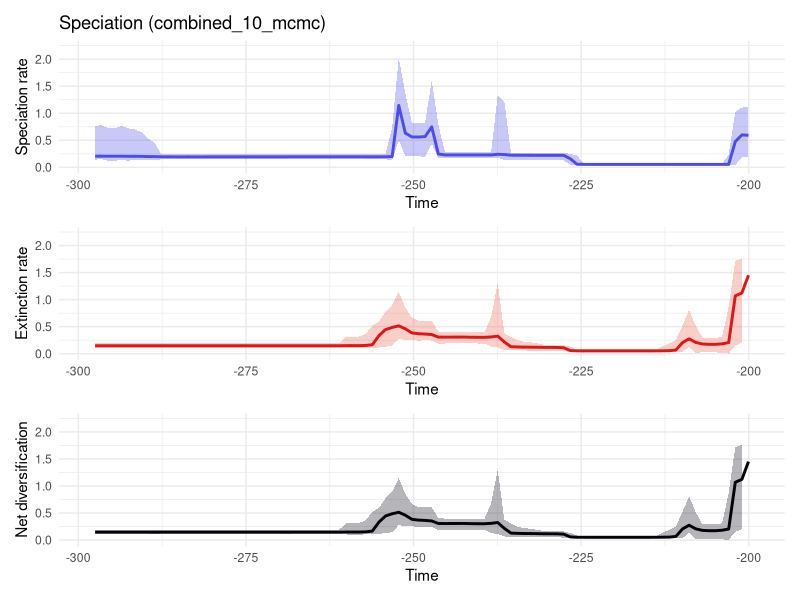

Write R code to recreate this figure.


# pdf(file='C:/Users/SimoesLabAdmin/Documents/BDNN_Arielli/updated_occurrence_analyses/model_2_and_5/200_its/reptilia_terr_200/RTT_plots_ggplot.pdf',width=10, height=15)
# par(mfrow=c(3,1))
library(scales)
library(ggplot2)
library(patchwork)


time=c(-200.03780429, -201.02219687000002,-202.00658944999998,-202.99098203,-203.97537461000002,-204.95976718999998,-205.94415977,-206.92855235000002,-207.91294492999998,-208.89733751,-209.88173009000002,-210.86612266999998,-211.85051525,-212.83490783000002,-213.81930040999998,-214.80369299,-215.78808557000002,-216.77247814999998,-217.75687073,-218.74126331000002,-219.72565588999998,-220.71004847,-221.69444105000002,-222.67883362999999,-223.66322621,-224.64761879000002,-225.63201137,-226.61640395,-227.60079653000003,-228.58518911,-229.56958169,-230.55397427000003,-231.53836685,-232.52275943,-233.50715201000003,-234.49154459,-235.47593717,-236.46032975000003,-237.44472233,-238.42911491,-239.41350749000003,-240.39790007,-241.38229265,-242.36668523000003,-243.35107781,-244.33547039,-245.31986297000003,-246.30425555,-247.28864813,-248.27304071000003,-249.25743329,-250.24182587,-251.22621845000003,-252.21061103,-253.19500361000001,-254.17939619000003,-255.16378877,-256.14818135,-257.13257393000004,-258.11696651,-259.10135909,-260.08575167000004,-261.07014425,-262.05453683,-263.03892941000004,-264.02332199,-265.00771457,-265.99210715000004,-266.97649973,-267.96089231,-268.94528489000004,-269.92967747,-270.91407005,-271.89846263000004,-272.88285521,-273.86724779,-274.85164037000004,-275.83603295,-276.82042553,-277.80481811,-278.78921069,-279.77360327,-280.75799585,-281.74238843,-282.72678101,-283.71117359,-284.69556617,-285.67995875,-286.66435133,-287.64874391,-288.63313649,-289.61752907,-290.60192165,-291.58631423,-292.57070681,-293.55509939,-294.53949197000003,-295.52388455,-296.50827713,-297.49266971000003)
rate=c(0.5926439436792744, 0.5994166840930135,0.47565930467940865,0.054572202458077035,0.054047178148066824,0.05402592250040769,0.05402592250040769,0.054019734119639076,0.054019734119639076,0.054019734119639076,0.054019734119639076,0.054019734119639076,0.054019734119639076,0.05402592250040769,0.05402592250040769,0.05402592250040769,0.05402592250040769,0.054047178148066824,0.05408013157157614,0.05408013157157614,0.05408013157157614,0.05408013157157614,0.054047178148066824,0.054047178148066824,0.054096045773197265,0.05434168169935509,0.05679080203730675,0.15898071971975147,0.22132741312540022,0.2217621099065975,0.2217621099065975,0.2217621099065975,0.2217621099065975,0.22228459549574686,0.2228367458730236,0.2234598783874448,0.22390973154347837,0.23655884888216744,0.24096064000769624,0.22932303671558532,0.22903096973793197,0.22903096973793197,0.22903096973793197,0.22903096973793197,0.22897199944779267,0.22892542139011565,0.2292793755232594,0.24639588794427836,0.7477960893964919,0.5686736139682211,0.5603097153727463,0.5608544488164101,0.6334786668439314,1.1447029375712836,0.19979394582027715,0.19483491008788326,0.19416277782888222,0.19416277782888222,0.1942258371864813,0.1943092803587197,0.19447663179351016,0.19447663179351016,0.1943092803587197,0.1943092803587197,0.1943092803587197,0.1943092803587197,0.1943092803587197,0.1943092803587197,0.1943092803587197,0.1943092803587197,0.1942258371864813,0.1942258371864813,0.1942258371864813,0.1942258371864813,0.1942258371864813,0.1942258371864813,0.1941701718848089,0.1941701718848089,0.19386667582383393,0.19386667582383393,0.19386667582383393,0.19386667582383393,0.19386667582383393,0.19335901266103722,0.1934950366360413,0.19386667582383393,0.1934950366360413,0.1934950366360413,0.1941701718848089,0.1949337494150855,0.19836766854579152,0.19960384637195402,0.2029794899065322,0.20375243305461543,0.20421585345523524,0.20529981328102792,0.2056128914876098,0.2058176738323412,0.20602601991758618,0.20639763877034512)
minHPD=c(0.189207012585791, 0.189207012585791,0.04122037162538658,0.03700510360945401,0.04213385486495058,0.04229169304910822,0.04229169304910822,0.04240652075903621,0.04240652075903621,0.04240652075903621,0.04240652075903621,0.04240652075903621,0.04256474135969562,0.04256474135969562,0.04256474135969562,0.04256474135969562,0.04256474135969562,0.04240652075903621,0.04256474135969562,0.04256474135969562,0.04256474135969562,0.04256474135969562,0.04229169304910822,0.04229169304910822,0.04229169304910822,0.03945090803196859,0.04018456204393873,0.04407140003826905,0.13026176564981926,0.13981701730927182,0.1420808067468857,0.1420808067468857,0.1420808067468857,0.13981701730927182,0.14219474095540374,0.14001391824725068,0.14140929308620315,0.13349908406541464,0.17530074837028464,0.16952835708973427,0.16952835708973427,0.16952835708973427,0.16952835708973427,0.16952835708973427,0.16952835708973427,0.16914923882712646,0.16914923882712646,0.16621984002217705,0.4356107751343739,0.19444153212378737,0.20457274699461667,0.20393651573757637,0.2006416942076844,0.5097197809139528,0.12588778248582297,0.14968382889732026,0.15321173829464127,0.15315978317752219,0.15321173829464127,0.15315978317752219,0.15315978317752219,0.15315978317752219,0.15315978317752219,0.15315978317752219,0.15315978317752219,0.15315978317752219,0.15315978317752219,0.15315978317752219,0.15315978317752219,0.1547380842312966,0.15606506126284492,0.15606506126284492,0.15606506126284492,0.15606506126284492,0.1547380842312966,0.1547380842312966,0.1547380842312966,0.15315978317752219,0.15321173829464127,0.15321173829464127,0.15321173829464127,0.15321173829464127,0.15321173829464127,0.15315978317752219,0.15315978317752219,0.15315978317752219,0.1519925922729084,0.1519925922729084,0.14968382889732026,0.14808982657335204,0.13378831482547512,0.14131982487237346,0.14296746716987227,0.14296746716987227,0.12010945830967923,0.14325102949058433,0.12010945830967923,0.12010945830967923,0.14929227549045676,0.14296746716987227)
maxHPD=c(1.1177083526624092, 1.1050023576506967,1.0246114607467558,0.23453504659613025,0.06745812045945095,0.06741053698368629,0.06741053698368629,0.06745812045945095,0.06745812045945095,0.06745812045945095,0.06745812045945095,0.06745812045945095,0.0676162249551028,0.0676162249551028,0.0676162249551028,0.0676162249551028,0.0676162249551028,0.06741053698368629,0.0676162249551028,0.0676162249551028,0.0676162249551028,0.0676162249551028,0.06741053698368629,0.06741053698368629,0.0676162249551028,0.07133732615172607,0.2190407221659854,0.24946398418726434,0.2667374614930765,0.2638081188696693,0.2638081188696693,0.26470343044029654,0.26470343044029654,0.26419808575145837,0.26706949976811384,0.268367108231895,0.27274932859925216,1.22199230885018,1.3331796621083527,0.2814265617074621,0.27743189306304733,0.27743189306304733,0.2773315906127192,0.27743189306304733,0.27743189306304733,0.27743189306304733,0.2814265617074621,0.7946544219110132,1.6056642539678814,0.8254556865577385,0.8208390952404256,0.8220840261535789,1.3694390999998023,2.0252435331055296,0.7372367510243043,0.2510557160482323,0.24614230792780376,0.24592660950983697,0.24614230792780376,0.24592660950983697,0.24592660950983697,0.24592660950983697,0.2456095945493301,0.2456095945493301,0.2456095945493301,0.2456095945493301,0.2456095945493301,0.2453000768999666,0.2453000768999666,0.24614230792780376,0.24741922643126213,0.24741922643126213,0.24741922643126213,0.24741922643126213,0.24614230792780376,0.24614230792780376,0.24614230792780376,0.2449019223038189,0.24614230792780376,0.24614230792780376,0.24614230792780376,0.24614230792780376,0.24614230792780376,0.24614230792780376,0.2467670001224083,0.2467670001224083,0.24614230792780376,0.24614230792780376,0.24614230792780376,0.25367894357862836,0.4533754797367284,0.5337607608913714,0.6507321427512921,0.7012038683841106,0.7218861926122726,0.7686343772204489,0.7218861926122726,0.7218861926122726,0.7737883673717304,0.7729777149017887)
# remove_na = !is.na(rate)
# time = time[remove_na]
# plot(time,time,type = 'n', ylim = c(0, 2.227767886416083), xlim = c(-297.984866,-199.545608), ylab = 'Speciation rate', xlab = 'Time',main='Speciation (combined_10_mcmc)' )
# polygon(c(time, rev(time)), c(maxHPD[remove_na], rev(minHPD[remove_na])), col = alpha('#4c4cec',0.3), border = NA)
# lines(time,rate[remove_na], col = '#4c4cec', lwd=2)
# Remove NA values
remove_na = !is.na(rate)
time_clean = time[remove_na]
rate_clean = rate[remove_na]
minHPD_clean = minHPD[remove_na]
maxHPD_clean = maxHPD[remove_na]

# Create data frame for ggplot
df <- data.frame(
  time = time_clean,
  rate = rate_clean,
  minHPD = minHPD_clean,
  maxHPD = maxHPD_clean
)

# Create the plot
spec_plot <- ggplot(df, aes(x = time)) +
    geom_ribbon(aes(ymin = minHPD, ymax = maxHPD), 
                fill = "#4c4cec", alpha = 0.3) +
    geom_line(aes(y = rate), 
                color = "#4c4cec", size = 1) +
    xlim(-297.984866, -199.545608) +
    ylim(0, 2.227767886416083) +
    labs(
        title = "Speciation (combined_10_mcmc)",
        x = "Time",
        y = "Speciation rate"
    ) +
    theme_minimal()


time=c(-200.03780429, -201.02219687000002,-202.00658944999998,-202.99098203,-203.97537461000002,-204.95976718999998,-205.94415977,-206.92855235000002,-207.91294492999998,-208.89733751,-209.88173009000002,-210.86612266999998,-211.85051525,-212.83490783000002,-213.81930040999998,-214.80369299,-215.78808557000002,-216.77247814999998,-217.75687073,-218.74126331000002,-219.72565588999998,-220.71004847,-221.69444105000002,-222.67883362999999,-223.66322621,-224.64761879000002,-225.63201137,-226.61640395,-227.60079653000003,-228.58518911,-229.56958169,-230.55397427000003,-231.53836685,-232.52275943,-233.50715201000003,-234.49154459,-235.47593717,-236.46032975000003,-237.44472233,-238.42911491,-239.41350749000003,-240.39790007,-241.38229265,-242.36668523000003,-243.35107781,-244.33547039,-245.31986297000003,-246.30425555,-247.28864813,-248.27304071000003,-249.25743329,-250.24182587,-251.22621845000003,-252.21061103,-253.19500361000001,-254.17939619000003,-255.16378877,-256.14818135,-257.13257393000004,-258.11696651,-259.10135909,-260.08575167000004,-261.07014425,-262.05453683,-263.03892941000004,-264.02332199,-265.00771457,-265.99210715000004,-266.97649973,-267.96089231,-268.94528489000004,-269.92967747,-270.91407005,-271.89846263000004,-272.88285521,-273.86724779,-274.85164037000004,-275.83603295,-276.82042553,-277.80481811,-278.78921069,-279.77360327,-280.75799585,-281.74238843,-282.72678101,-283.71117359,-284.69556617,-285.67995875,-286.66435133,-287.64874391,-288.63313649,-289.61752907,-290.60192165,-291.58631423,-292.57070681,-293.55509939,-294.53949197000003,-295.52388455,-296.50827713,-297.49266971000003)
rate=c(1.4513181940283086, 1.123182026452454,1.069932757535237,0.20547953987583398,0.18285282900678956,0.17366512040698928,0.17366512040698928,0.17998265819275688,0.2086320081589195,0.274897688923034,0.20587283535371714,0.06779713267718486,0.0556577709432393,0.05365122279340309,0.05233693267573771,0.052028278912489914,0.05193819095515945,0.05193819095515945,0.051918465592544906,0.051918465592544906,0.05190570821439454,0.0518593671724379,0.051882528519396856,0.05189121632673603,0.051918465592544906,0.05204450033158703,0.052509219447026995,0.058773709652258824,0.10942336239383589,0.11554399013597277,0.11680944521274553,0.11707383705545117,0.11964530354044198,0.12097114630403917,0.12211266979981544,0.12485568714428563,0.12959212242169266,0.21745411347927246,0.3249863719697613,0.3098593436000344,0.302956026601162,0.30307572126375737,0.304156989425348,0.30758758393322266,0.30726404913663424,0.306946553908243,0.306616619824331,0.3073918210212383,0.3540912317101703,0.36397832007488023,0.36960755148431534,0.38441529000565666,0.45979618683587253,0.5149625983593931,0.48658191790508887,0.44631258161264187,0.33305806438396834,0.16620079525882817,0.15313074487024575,0.1494672763801295,0.14930068787088024,0.14916715009206327,0.14732178302845578,0.14707467763222193,0.14704167762453943,0.14700033616025165,0.14700033616025165,0.1469796149883134,0.14696792151943466,0.14696792151943466,0.14694405561874616,0.14696792151943466,0.14696792151943466,0.14696792151943466,0.1469796149883134,0.14700033616025165,0.14700033616025165,0.14700033616025165,0.14700033616025165,0.14700033616025165,0.14700033616025165,0.14700033616025165,0.14700033616025165,0.14700033616025165,0.14700033616025165,0.14700033616025165,0.14700033616025165,0.1469796149883134,0.14696792151943466,0.14696792151943466,0.14694405561874616,0.14696792151943466,0.14696792151943466,0.14696792151943466,0.14696792151943466,0.14700033616025165,0.14700033616025165,0.14701878546254743,0.14701878546254743,0.14707467763222193)
minHPD=c(0.6551053650656252, 0.20163268964945869,0.15375553735525943,0.0022432627034918245,0.01433438478222505,0.025148625291573863,0.026118395415251308,0.02912265713819291,0.008870027817481302,0.1346715903082921,0.03634373667466093,0.035191498923809905,0.03157295398387625,0.03157295398387625,0.03575580848072105,0.03575580848072105,0.035845269799407095,0.0358537991633963,0.035845269799407095,0.035845269799407095,0.035845269799407095,0.035845269799407095,0.03575580848072105,0.035191498923809905,0.03575580848072105,0.03575580848072105,0.035191498923809905,0.03626633744415542,0.0449839432788259,0.05159996722060668,0.05527736388996696,0.05527736388996696,0.0537630719670398,0.05612856452574268,0.06097522135240824,0.06097522135240824,0.06309573575816203,0.0672154103358127,0.11538666942551676,0.12861271654320786,0.18860975156553939,0.18878555215058296,0.1925587372531167,0.1925587372531167,0.1925587372531167,0.1925587372531167,0.18860975156553939,0.18860975156553939,0.24367507464942592,0.24817166133067722,0.2423364819875501,0.2551571614026877,0.2562773307611367,0.2776386910108485,0.14462886080115978,0.12958576754198675,0.11465656315649736,0.10849443347556281,0.10635598883304694,0.09936882948247226,0.09780597084103816,0.10505782155953296,0.10635598883304694,0.10942513974792045,0.10720308035998743,0.10849443347556281,0.10849443347556281,0.10849443347556281,0.10849443347556281,0.10849443347556281,0.10720308035998743,0.10720308035998743,0.10720308035998743,0.10720308035998743,0.10849443347556281,0.10849443347556281,0.10849443347556281,0.10849443347556281,0.10849443347556281,0.10849443347556281,0.10849443347556281,0.10849443347556281,0.10849443347556281,0.10849443347556281,0.10849443347556281,0.10849443347556281,0.10849443347556281,0.10942513974792045,0.10849443347556281,0.10849443347556281,0.10720308035998743,0.10942513974792045,0.10942513974792045,0.10942513974792045,0.10942513974792045,0.10849443347556281,0.10849443347556281,0.10759883040094012,0.10759883040094012,0.10720308035998743)
maxHPD=c(5.21547503976213, 1.761091718574314,1.7192957171167846,0.8735674826474104,0.31225951824830545,0.2899820450905669,0.28861088119877765,0.29710226998064443,0.5152659542632932,0.8129709767059118,0.5234242052268981,0.25225802197246683,0.19158866358917498,0.13691267300507234,0.08105887354856349,0.080479131521042,0.07976901712938643,0.07976901712938643,0.07970042750250121,0.07970042750250121,0.07970042750250121,0.07970042750250121,0.07976901712938643,0.07976901712938643,0.08065876948327078,0.08130270364175823,0.08466249237419757,0.1309782081599478,0.1592983400062527,0.16709256029517908,0.16709256029517908,0.16709256029517908,0.19037737294600046,0.2105102311698382,0.22113033264215218,0.2513359218796794,0.3111432424856362,0.37573236437536467,1.3044570254890901,0.6814133480977755,0.3982225600843759,0.3966589434792589,0.3966589434792589,0.3966589434792589,0.3966589434792589,0.3982225600843759,0.3966589434792589,0.41236892951185805,0.6058848025246404,0.6073754998882105,0.6105448446987464,0.665093771526159,0.8514155879275602,1.1479400969033287,0.8992175114053513,0.7779683015176323,0.5932206939784465,0.5219183429806411,0.3678271254071667,0.3159526559068605,0.3074794973233374,0.31090657544889183,0.1946127930323371,0.1946127930323371,0.1919886386747298,0.19290104964932725,0.19290104964932725,0.19290104964932725,0.19290104964932725,0.19290104964932725,0.1919886386747298,0.1919886386747298,0.1919886386747298,0.1919886386747298,0.19290104964932725,0.19290104964932725,0.19290104964932725,0.19290104964932725,0.19290104964932725,0.19290104964932725,0.19290104964932725,0.19290104964932725,0.19290104964932725,0.19290104964932725,0.19290104964932725,0.19290104964932725,0.19290104964932725,0.19352492028264917,0.19290104964932725,0.19290104964932725,0.1919886386747298,0.1946127930323371,0.1946127930323371,0.1949324440928622,0.1949324440928622,0.1946127930323371,0.1946127930323371,0.1946127930323371,0.1949324440928622,0.1946127930323371)
# remove_na = !is.na(rate)
# time = time[remove_na]
# plot(time,time,type = 'n', ylim = c(0, 5.737022543738344), xlim = c(-297.984866,-199.545608), ylab = 'Extinction rate', xlab = 'Time',main='Extinction' )
# polygon(c(time, rev(time)), c(maxHPD[remove_na], rev(minHPD[remove_na])), col = alpha('#e34a33',0.3), border = NA)
# lines(time,rate[remove_na], col = '#e34a33', lwd=2)
# Remove NA values
remove_na = !is.na(rate)
time_clean = time[remove_na]
rate_clean = rate[remove_na]
minHPD_clean = minHPD[remove_na]
maxHPD_clean = maxHPD[remove_na]

# Create data frame for ggplot
df <- data.frame(
  time = time_clean,
  rate = rate_clean,
  minHPD = minHPD_clean,
  maxHPD = maxHPD_clean
)

# Create the plot
ext_plot <- ggplot(df, aes(x = time)) +
    geom_ribbon(aes(ymin = minHPD, ymax = maxHPD), 
                fill = "#ec644c", alpha = 0.3) +
    geom_line(aes(y = rate), 
                color = "#dd1616", size = 1) +
    xlim(-297.984866, -199.545608) +
    ylim(0, 2.227767886416083) +
    labs(
        x = "Time",
        y = "Extinction rate"
    ) +
    theme_minimal()

#Net Diversification Rate
time=c(-200.03780429, -201.02219687000002,-202.00658944999998,-202.99098203,-203.97537461000002,-204.95976718999998,-205.94415977,-206.92855235000002,-207.91294492999998,-208.89733751,-209.88173009000002,-210.86612266999998,-211.85051525,-212.83490783000002,-213.81930040999998,-214.80369299,-215.78808557000002,-216.77247814999998,-217.75687073,-218.74126331000002,-219.72565588999998,-220.71004847,-221.69444105000002,-222.67883362999999,-223.66322621,-224.64761879000002,-225.63201137,-226.61640395,-227.60079653000003,-228.58518911,-229.56958169,-230.55397427000003,-231.53836685,-232.52275943,-233.50715201000003,-234.49154459,-235.47593717,-236.46032975000003,-237.44472233,-238.42911491,-239.41350749000003,-240.39790007,-241.38229265,-242.36668523000003,-243.35107781,-244.33547039,-245.31986297000003,-246.30425555,-247.28864813,-248.27304071000003,-249.25743329,-250.24182587,-251.22621845000003,-252.21061103,-253.19500361000001,-254.17939619000003,-255.16378877,-256.14818135,-257.13257393000004,-258.11696651,-259.10135909,-260.08575167000004,-261.07014425,-262.05453683,-263.03892941000004,-264.02332199,-265.00771457,-265.99210715000004,-266.97649973,-267.96089231,-268.94528489000004,-269.92967747,-270.91407005,-271.89846263000004,-272.88285521,-273.86724779,-274.85164037000004,-275.83603295,-276.82042553,-277.80481811,-278.78921069,-279.77360327,-280.75799585,-281.74238843,-282.72678101,-283.71117359,-284.69556617,-285.67995875,-286.66435133,-287.64874391,-288.63313649,-289.61752907,-290.60192165,-291.58631423,-292.57070681,-293.55509939,-294.53949197000003,-295.52388455,-296.50827713,-297.49266971000003)
net_rate=c(-1.4711686389163492, -0.4213541362648571,-0.496475365892221,-0.1970692442714188,-0.12128273129161443,-0.10862527765308272,-0.10802484307633571,-0.11260617503543206,-0.1678963001947266,-0.3283855286063901,-0.16063234897524178,-0.0574885991502587,-0.019525000375667928,-0.007687596070397574,-0.0015351717609583709,-0.0007406296303700708,-0.0005111491338056478,-0.0004768885013130436,-0.00040815766396817707,-0.00040815766396817707,-0.0003945325817548483,-0.00028005168124868216,-0.0003536826562128942,-0.0003724147945445524,-0.00014818746084087136,0.0030828244471011244,0.02480966418042423,0.0716922816888461,0.109618496461407,0.1029411730525341,0.10159530904484822,0.1005495630409026,0.09479413111713328,0.09207496473116428,0.09146888266556592,0.08192347782064986,0.06397356439515114,0.1595460809752584,0.0016212941998127763,-0.10510672548308732,-0.0664825656159875,-0.06680385778328125,-0.06885544011281103,-0.07711230770528095,-0.07479131949654146,-0.0717952269963957,-0.06828409128290047,0.08441158174023213,0.5057913991087086,0.13632504659281014,0.12117261957205072,0.10617351436459774,0.190065277182397,0.5903595844753495,-0.22757098394501124,-0.2446396008016828,-0.12589364326762295,-0.041823524799591776,0.01729442925908683,0.03354511983155768,0.03526315741454977,0.03577068318416229,0.04478384319664414,0.04674018889710137,0.04708274512653766,0.047207112118290324,0.047207112118290324,0.04740312418547677,0.047501491889731184,0.04758063217503579,0.0474267964177659,0.04740403236826106,0.04740403236826106,0.04740403236826106,0.04730384913444655,0.047208501617706844,0.04720950783758012,0.047112396469366186,0.04675832444101985,0.04675832444101985,0.0467572849592963,0.04681315098918542,0.04681315098918542,0.04663617461011256,0.04693662599220421,0.04708671467116396,0.046832769953510045,0.04695045816281435,0.04805345606321177,0.050419184543158226,0.07238977573459318,0.08690021228969791,0.11604622944253494,0.12649580738852154,0.131501222777361,0.13249297107371996,0.13249999570623572,0.13234111866076567,0.13400425948317804,0.1373061028647097)
net_minHPD=c(-4.910522391251147, -1.1556335700165472,-1.556969078496705,-0.9148723147174975,-0.26482490331274566,-0.24170127280185796,-0.24161046395733526,-0.24172766404950297,-0.4595852313188813,-0.7694142340448179,-0.4711247698518556,-0.19825286050745822,-0.13733709656495846,-0.0733993389264811,-0.03162746088960571,-0.028815050175179623,-0.028192540389239566,-0.028192540389239566,-0.028192540389239566,-0.028192540389239566,-0.028192540389239566,-0.028192540389239566,-0.028815050175179623,-0.028815050175179623,-0.032434100801879286,-0.03649664126226125,-0.03561652795647744,-0.06624191942089341,0.001715825651947167,0.009133681484758821,0.016909424022539532,0.015569203006585597,-0.0005845662928418982,-0.007901350106862493,-0.017948977010460665,-0.0551568346274415,-0.09979256215979998,-0.18616914338016458,-0.4774003710923366,-0.537068616333583,-0.17119372512633121,-0.17084676908467145,-0.17084676908467145,-0.17119372512633121,-0.17119372512633121,-0.17119372512633121,-0.18002902176205382,-0.18578649503331363,-0.05364934990002712,-0.2617739985174801,-0.2555311511974539,-0.3401395451220679,-0.37218757641889144,-0.25217557410961133,-0.7739690647743768,-0.6319953660489047,-0.403850782705433,-0.3167920229025921,-0.1767149260993991,-0.11448673959656466,-0.11052297082012796,-0.10625151125612253,-0.01535233644080744,-0.017215461175968422,-0.01535233644080744,-0.01535233644080744,-0.01535233644080744,-0.01535233644080744,-0.01535233644080744,-0.01535233644080744,-0.01535233644080744,-0.01535233644080744,-0.01535233644080744,-0.01535233644080744,-0.01535233644080744,-0.01535233644080744,-0.01535233644080744,-0.01535233644080744,-0.017215461175968422,-0.017215461175968422,-0.017215461175968422,-0.017215461175968422,-0.017215461175968422,-0.017215461175968422,-0.01535233644080744,-0.01535233644080744,-0.015110114634514754,-0.015110114634514754,-0.01535233644080744,-0.01892137276989811,-0.04504498242952054,-0.03299931919591914,-0.05532835364280134,-0.05532835364280134,-0.03299931919591914,-0.03299931919591914,-0.022515235382353366,-0.04391222801269021,-0.03299931919591914,-0.05532835364280134)
net_maxHPD=c(0.08806191140634467, 0.4018581590857185,0.44834088890874585,0.13128185386013344,0.03940972787788366,0.02345848559533098,0.021741091062051063,0.023558143096749664,0.04581410993871719,-0.08514370527308573,0.020343045817017402,0.019791024187886995,0.025419643600562168,0.0349609265939445,0.02157224190215208,0.023210943781979826,0.023069028707079137,0.023069028707079137,0.023069028707079137,0.023069028707079137,0.023069028707079137,0.023069028707079137,0.022854365815881586,0.023210943781979826,0.02157224190215208,0.029966069000759092,0.17889745308496063,0.20203419376676873,0.19843327398408936,0.18794366958747777,0.18878170898152932,0.19086837928939032,0.1760901399512875,0.1760901399512875,0.1725472096890029,0.1725472096890029,0.18182257309456154,1.1095635155821746,0.9450963936026486,0.10849242232358061,0.045178510684415335,0.045178510684415335,0.04239561063212538,0.04058683963430379,0.04058683963430379,0.04239561063212538,0.04058683963430379,0.5041956786613357,1.2115665262105413,0.5387878553062743,0.5084761122711516,0.46547058580359035,1.0651271169221692,1.7071871079480707,0.4575923814575294,0.08815704117426881,0.10398476934674522,0.12085058808258052,0.12032726218150515,0.12085058808258052,0.11629416440141915,0.1185893044419411,0.11192417940055055,0.10578564821442141,0.10590937945350182,0.10578564821442141,0.10578564821442141,0.10590937945350182,0.10590937945350182,0.10590937945350182,0.10590937945350182,0.10590937945350182,0.10590937945350182,0.10590937945350182,0.10578564821442141,0.10578564821442141,0.10578564821442141,0.10590937945350182,0.10578564821442141,0.10578564821442141,0.10578564821442141,0.10578564821442141,0.10578564821442141,0.10590937945350182,0.1085582530023129,0.10870306932454739,0.11049927111039352,0.11049927111039352,0.1127511231153562,0.11545059453292511,0.29592064150251396,0.39333857928436444,0.49333174479132114,0.5467019891492315,0.6066150023373282,0.6066150023373282,0.6098596791612212,0.5795096817723542,0.6072482544998113,0.6098596791612212)
# remove_na = !is.na(net_rate)
# time = time[remove_na]
# plot(time,time,type = 'n', ylim = c(-3,1), xlim = c(-297.984866,-199.545608), ylab = 'Net Rate', xlab = 'Time',lwd=2, main='Net diversification', col= '#504A4B' )
# polygon(c(time, rev(time)), c(net_maxHPD[remove_na], rev(net_minHPD[remove_na])), col = alpha('#504A4B',0.3), border = NA)
# lines(time,net_rate[remove_na], col = '#504A4B', lwd=2)
# abline(h=0,lty=2)
# Remove NA values
remove_na = !is.na(rate)
time_clean = time[remove_na]
rate_clean = rate[remove_na]
minHPD_clean = minHPD[remove_na]
maxHPD_clean = maxHPD[remove_na]

# Create data frame for ggplot
df <- data.frame(
  time = time_clean,
  rate = rate_clean,
  minHPD = minHPD_clean,
  maxHPD = maxHPD_clean
)

# Create the plot
div_plot <- ggplot(df, aes(x = time)) +
    geom_ribbon(aes(ymin = minHPD, ymax = maxHPD), 
                fill = "#0c0c1852", alpha = 0.3) +
    geom_line(aes(y = rate), 
                color = "#03030a", size = 1) +
    xlim(-297.984866, -199.545608) +
    ylim(0, 2.227767886416083) +
    labs(
        x = "Time",
        y = "Net diversification"
    ) +
    theme_minimal()

# Combine plots vertically using patchwork
combined_plot <- spec_plot / ext_plot / div_plot

# Save as PDF using ggsave
ggsave("C:/Users/SimoesLabAdmin/Documents/BDNN_Arielli/updated_occurrence_analyses/model_2_and_5/200_its/reptilia_terr_200/RTT_plots_ggplot.pdf", plot = combined_plot, 
       width = 8, height = 12, units = "in", dpi = 300)


# n <- dev.off()
